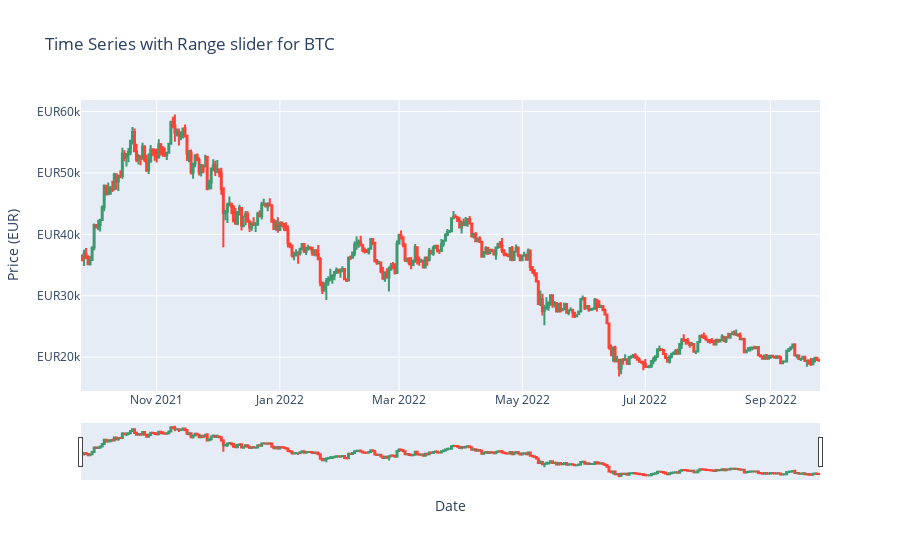

Notebook code for this chart:
### Markdown cell above
### **Interactive Graphs**

### Code cell
"""
Plotly enables Python users to create beautiful interactive visualisations.
"""

# pip install yfinance
from datetime import datetime, timedelta
import pandas as pd
import plotly.graph_objects as go
import yfinance as yf
import numpy as np


CURRENCY = 'EUR'

def getData(crypto):
  # Define time window
    now = datetime.now()
    current_date = now.strftime("%Y-%m-%d")
    last_year_date = (now - timedelta(days=365)).strftime("%Y-%m-%d")

    start = pd.to_datetime(last_year_date)
    end = pd.to_datetime(current_date)

    data = yf.download(tickers=f'{crypto}-{CURRENCY}', start = start, end = end , interval = '1d')

    return data

# Call function to retrieve data on Bitcoin 
btc_data = getData('BTC')
# eth_data = getData('ETH')

# Plot graph
fig = go.Figure(
        data = [
            go.Candlestick(
                x = btc_data.index,
                open = btc_data.Open,
                high = btc_data.High,
                low = btc_data.Low,
                close = btc_data.Close
            ) 
        ] )
fig.update_layout(
    title = f'Time Series with Range slider for BTC',
    xaxis_title = 'Date',
    yaxis_title = f'Price ({CURRENCY})',
    xaxis_rangeslider_visible = True
)
fig.update_yaxes(tickprefix=CURRENCY)

fig.show()

### Figure 1 — Plotly figure (JSON) as saved in the notebook; plotly's stock layout.template omitted (floating-point values rounded to 4 significant figures; data arrays with more than 128 entries replaced by an {"elided": "..."} marker saying what was removed)
{"data": [{"close": {"elided": "366 float values"}, "high": {"elided": "366 float values"}, "low": {"elided": "366 float values"}, "open": {"elided": "366 float values"}, "type": "candlestick", "x": {"elided": "366 str values"}}], "layout": {"title": {"text": "Time Series with Range slider for BTC"}, "xaxis": {"rangeslider": {"visible": true}, "title": {"text": "Date"}}, "yaxis": {"tickprefix": "EUR", "title": {"text": "Price (EUR)"}}}}
